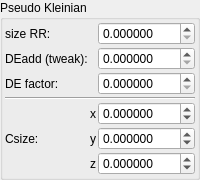
    <widget class="QGroupBox" name="groupBox">
     <property name="title">
      <string>Pseudo Kleinian</string>
     </property>
     <layout class="QVBoxLayout" name="verticalLayout_3">
      <property name="leftMargin">
       <number>2</number>
      </property>
      <property name="topMargin">
       <number>2</number>
      </property>
      <property name="rightMargin">
       <number>2</number>
      </property>
      <property name="bottomMargin">
       <number>2</number>
      </property>
      <item>
       <layout class="QGridLayout" name="gridLayout_71" columnstretch="0,0,1">
        <property name="spacing">
         <number>2</number>
        </property>
        <item row="0" column="2">
         <widget class="MyDoubleSpinBox" name="spinbox_transf_minimum_radius_05">
          <property name="sizePolicy">
           <sizepolicy hsizetype="Minimum" vsizetype="Maximum">
            <horstretch>0</horstretch>
            <verstretch>0</verstretch>
           </sizepolicy>
          </property>
          <property name="font">
           <font>
            <weight>50</weight>
            <bold>false</bold>
           </font>
          </property>
          <property name="prefix">
           <string/>
          </property>
          <property name="suffix">
           <string/>
          </property>
          <property name="decimals">
           <number>6</number>
          </property>
          <property name="minimum">
           <double>0.000000000000000</double>
          </property>
          <property name="maximum">
           <double>99.989999999999995</double>
          </property>
          <property name="singleStep">
           <double>0.100000000000000</double>
          </property>
         </widget>
        </item>
        <item row="4" column="2">
         <widget class="MyDoubleSpinBox" name="spinbox3_transf_addition_constant_0777_x">
          <property name="sizePolicy">
           <sizepolicy hsizetype="Minimum" vsizetype="Maximum">
            <horstretch>0</horstretch>
            <verstretch>0</verstretch>
           </sizepolicy>
          </property>
          <property name="font">
           <font>
            <weight>50</weight>
            <bold>false</bold>
           </font>
          </property>
          <property name="prefix">
           <string/>
          </property>
          <property name="suffix">
           <string/>
          </property>
          <property name="decimals">
           <number>6</number>
          </property>
          <property name="minimum">
           <double>-99.989999999999995</double>
          </property>
          <property name="maximum">
           <double>99.989999999999995</double>
          </property>
          <property name="singleStep">
           <double>0.100000000000000</double>
          </property>
         </widget>
        </item>
        <item row="5" column="2">
         <widget class="MyDoubleSpinBox" name="spinbox3_transf_addition_constant_0777_y">
          <property name="sizePolicy">
           <sizepolicy hsizetype="Minimum" vsizetype="Maximum">
            <horstretch>0</horstretch>
            <verstretch>0</verstretch>
           </sizepolicy>
          </property>
          <property name="font">
           <font>
            <weight>50</weight>
            <bold>false</bold>
           </font>
          </property>
          <property name="prefix">
           <string/>
          </property>
          <property name="suffix">
           <string/>
          </property>
          <property name="decimals">
           <number>6</number>
          </property>
          <property name="minimum">
           <double>-99.989999999999995</double>
          </property>
          <property name="maximum">
           <double>99.989999999999995</double>
          </property>
          <property name="singleStep">
           <double>0.100000000000000</double>
          </property>
         </widget>
        </item>
        <item row="0" column="0">
         <widget class="QLabel" name="label_257">
          <property name="font">
           <font>
            <weight>50</weight>
            <bold>false</bold>
           </font>
          </property>
          <property name="text">
           <string>size RR:</string>
          </property>
         </widget>
        </item>
        <item row="6" column="2">
         <widget class="MyDoubleSpinBox" name="spinbox3_transf_addition_constant_0777_z">
          <property name="sizePolicy">
           <sizepolicy hsizetype="Minimum" vsizetype="Maximum">
            <horstretch>0</horstretch>
            <verstretch>0</verstretch>
           </sizepolicy>
          </property>
          <property name="font">
           <font>
            <weight>50</weight>
            <bold>false</bold>
           </font>
          </property>
          <property name="prefix">
           <string/>
          </property>
          <property name="suffix">
           <string/>
          </property>
          <property name="decimals">
           <number>6</number>
          </property>
          <property name="minimum">
           <double>-99.989999999999995</double>
          </property>
          <property name="maximum">
           <double>99.989999999999995</double>
          </property>
          <property name="singleStep">
           <double>0.100000000000000</double>
          </property>
         </widget>
        </item>
        <item row="5" column="0">
         <widget class="QLabel" name="label_266">
          <property name="font">
           <font>
            <weight>50</weight>
            <bold>false</bold>
           </font>
          </property>
          <property name="text">
           <string>Csize:</string>
          </property>
         </widget>
        </item>
        <item row="6" column="1">
         <widget class="QLabel" name="label_146">
          <property name="sizePolicy">
           <sizepolicy hsizetype="Preferred" vsizetype="Preferred">
            <horstretch>0</horstretch>
            <verstretch>0</verstretch>
           </sizepolicy>
          </property>
          <property name="font">
           <font>
            <weight>50</weight>
            <bold>false</bold>
           </font>
          </property>
          <property name="text">
           <string notr="true">z</string>
          </property>
          <property name="alignment">
           <set>Qt::AlignRight|Qt::AlignTrailing|Qt::AlignVCenter</set>
          </property>
         </widget>
        </item>
        <item row="4" column="1">
         <widget class="QLabel" name="label_124">
          <property name="font">
           <font>
            <weight>50</weight>
            <bold>false</bold>
           </font>
          </property>
          <property name="text">
           <string notr="true">x</string>
          </property>
          <property name="alignment">
           <set>Qt::AlignRight|Qt::AlignTrailing|Qt::AlignVCenter</set>
          </property>
         </widget>
        </item>
        <item row="3" column="0" colspan="3">
         <widget class="Line" name="line_7">
          <property name="orientation">
           <enum>Qt::Horizontal</enum>
          </property>
         </widget>
        </item>
        <item row="5" column="1">
         <widget class="QLabel" name="label_123">
          <property name="font">
           <font>
            <weight>50</weight>
            <bold>false</bold>
           </font>
          </property>
          <property name="text">
           <string notr="true">y</string>
          </property>
          <property name="alignment">
           <set>Qt::AlignRight|Qt::AlignTrailing|Qt::AlignVCenter</set>
          </property>
         </widget>
        </item>
        <item row="1" column="2">
         <widget class="MyDoubleSpinBox" name="spinbox_analyticDE_tweak_005">
          <property name="sizePolicy">
           <sizepolicy hsizetype="Minimum" vsizetype="Maximum">
            <horstretch>0</horstretch>
            <verstretch>0</verstretch>
           </sizepolicy>
          </property>
          <property name="font">
           <font>
            <weight>50</weight>
            <bold>false</bold>
           </font>
          </property>
          <property name="prefix">
           <string/>
          </property>
          <property name="suffix">
           <string/>
          </property>
          <property name="decimals">
           <number>6</number>
          </property>
          <property name="minimum">
           <double>0.000000000000000</double>
          </property>
          <property name="maximum">
           <double>99.989999999999995</double>
          </property>
          <property name="singleStep">
           <double>0.100000000000000</double>
          </property>
         </widget>
        </item>
        <item row="1" column="0">
         <widget class="QLabel" name="label_265">
          <property name="font">
           <font>
            <weight>50</weight>
            <bold>false</bold>
           </font>
          </property>
          <property name="text">
           <string>DEadd (tweak):</string>
          </property>
         </widget>
        </item>
        <item row="2" column="0">
         <widget class="QLabel" name="label_270">
          <property name="font">
           <font>
            <weight>50</weight>
            <bold>false</bold>
           </font>
          </property>
          <property name="text">
           <string>DE factor:</string>
          </property>
         </widget>
        </item>
        <item row="2" column="2">
         <widget class="MyDoubleSpinBox" name="spinbox_analyticDE_scale_1">
          <property name="sizePolicy">
           <sizepolicy hsizetype="Minimum" vsizetype="Maximum">
            <horstretch>0</horstretch>
            <verstretch>0</verstretch>
           </sizepolicy>
          </property>
          <property name="font">
           <font>
            <weight>50</weight>
            <bold>false</bold>
           </font>
          </property>
          <property name="prefix">
           <string/>
          </property>
          <property name="suffix">
           <string/>
          </property>
          <property name="decimals">
           <number>6</number>
          </property>
          <property name="minimum">
           <double>0.000000000000000</double>
          </property>
          <property name="maximum">
           <double>99.989999999999995</double>
          </property>
          <property name="singleStep">
           <double>0.100000000000000</double>
          </property>
         </widget>
        </item>
       </layout>
      </item>
     </layout>
    </widget>
